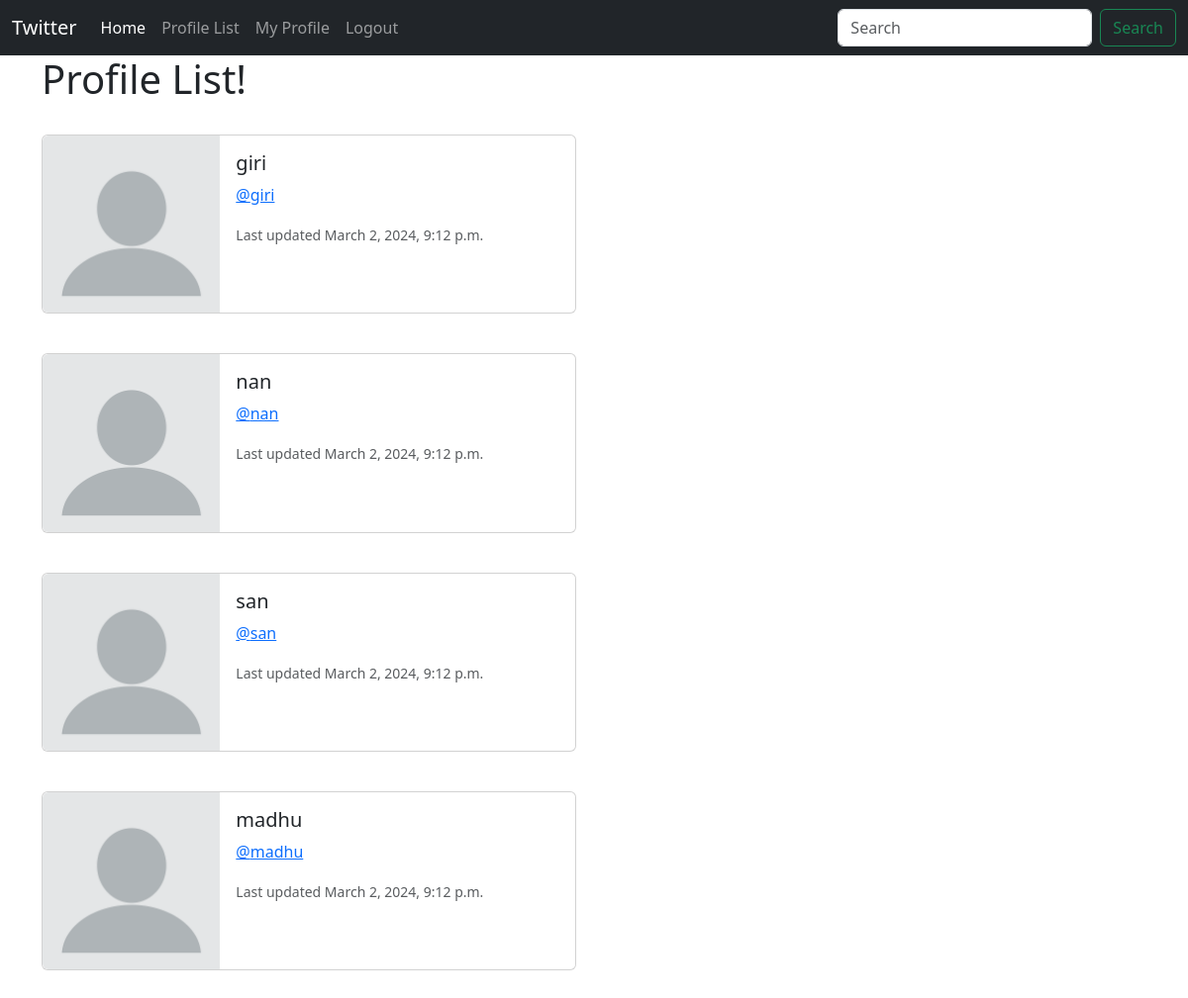
Screenshot of /profile_list/ (signed in) with the database file from the repository.
### social/models.py (models this page shows, shortened)
class Profile(models.Model):
    user =models.OneToOneField(User, on_delete=models.CASCADE)
    follows =models.ManyToManyField("self", related_name="followed_by", symmetrical=False, blank=True)
    date_modified = models.DateTimeField(User, auto_now=True)

### social/views.py (the view)
# urls.py: path('profile_list/', views.profile_list, name="profile_list"),
def profile_list(request):
    if request.user.is_authenticated:
        profiles = Profile.objects.exclude(user=request.user)
        context = {"profiles": profiles}
        return render(request, 'profile_list.html', context)
    else:
        messages.success(request,("You must be Login for viewing this page"))
        return redirect('home')

### social/templates/profile_list.html
{%extends 'base.html'%}
{% load static %}
{%block content%}
<h1>Profile List!</h1>
<br>
{% if profiles%}
    {%for profile in profiles %}
    <div class="card mb-3" style="max-width: 540px;">
        <div class="row g-0">
          <div class="col-md-4">
            <img src="{% static 'images/profile.webp' %}" class="img-fluid rounded-start" alt="...">
          </div>
          <div class="col-md-8">
            <div class="card-body">
              <h5 class="card-title">{{profile.user.username}}</h5>
              <p class="card-text"><a href="{%url 'profile' profile.user.id%}">@{{profile.user.username | lower}}</a></p>
              <p class="card-text"><small class="text-body-secondary">Last updated {{profile.date_modified}}</small></p>
            </div>
          </div>
        </div>
      </div> <br>
    {% endfor %}
{%endif%}
{%endblock%}

### rows the page displays
Profile: user.username "giri", date_modified "March 2, 2024, 9:12 p.m."
Profile: user.username "nan", date_modified "March 2, 2024, 9:12 p.m."
Profile: user.username "san", date_modified "March 2, 2024, 9:12 p.m."
Profile: user.username "madhu", date_modified "March 2, 2024, 9:12 p.m."
